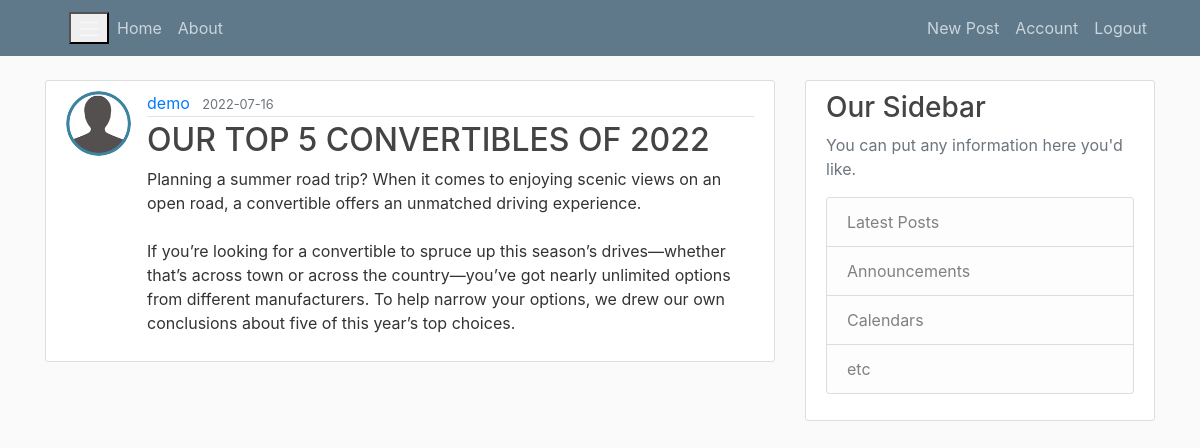
Page /post/6 (signed in) on the committed database.
### flaskblog/models.py (models this page shows, shortened)
class User(db.Model, UserMixin):
    id = db.Column(db.Integer, primary_key=True)
    username = db.Column(db.String(20), unique=True, nullable=False)
    email = db.Column(db.String(120), unique=True, nullable=False)
    image_file = db.Column(db.String(20), nullable=False, default='default.png')
    password = db.Column(db.String(60), nullable=False)
    posts = db.relationship('Post', backref='author', lazy=True)

class Post(db.Model):
    id = db.Column(db.Integer, primary_key=True)
    title = db.Column(db.String(100), unique=True, nullable=False)
    date_posted = db.Column(db.DateTime, nullable=False, default=datetime.utcnow)
    content = db.Column(db.Text, nullable=False)
    user_id = db.Column(db.Integer, db.ForeignKey('user.id'), nullable=False)

### flaskblog/routes.py (the view)
@app.route("/post/<int:post_id>", methods=["GET", "POST"])
@login_required
def post(post_id):
    post = Post.query.get_or_404(post_id)
    return render_template('post.html', title=post.title, post=post)

### flaskblog/models.py (called while the page is built)
@login_manager.user_loader
def load_user(user_id):
    return User.query.get(int(user_id))

### flaskblog/templates/post.html (shortened to what this page needs)
{% extends "layout.html" %}
{% block content %}
  <article class="media content-section">
    <img class="rounded-circle article-img" src="{{ url_for('static', filename='profile_pics/' + post.author.image_file) }}">
    <div class="media-body">
      <div class="article-metadata">
        <a class="mr-2" href="{{ url_for('user_posts', username=post.author.username) }}">{{ post.author.username }}</a>
        <small class="text-muted">{{ post.date_posted.strftime('%Y-%m-%d') }}</small>
      </div>
      <h2 class="article-title">{{ post.title }}</h2>
      <p class="article-content">{{ post.content }}</p>
    </div>
  </article>
{% endblock content %}

### flaskblog/static/main.css (style rules this page uses)
body { background: #fafafa; color: #333333; margin-top: 5rem; }
h1, h2, h3, h4, h5, h6 { color: #444444; }
.content-section { background: #ffffff; padding: 10px 20px; border: 1px solid #dddddd; border-radius: 3px; margin-bottom: 20px; }
.article-title { color: #444444; }
.article-content { white-space: pre-line; }
.article-img { height: 65px; width: 65px; margin-right: 16px; }
.article-metadata { padding-bottom: 1px; margin-bottom: 4px; border-bottom: 1px solid #e3e3e3 }

### rows in the picture
User: image_file (picture), author.username "demo"
Post: date_posted "2022-07-16", title "OUR TOP 5 CONVERTIBLES OF 2022", content "Planning a summer road trip? When it comes to enjoying scenic views on an open road, a convertible offers an unmatched driving experience. If you’re looking for a convertible to spruce up this season’s drives—whether that’s across town or across the country—you’ve got nearly unlimited options from different manufacturers. To help narrow your options, we drew our own conclusions about five of this year’s top choices."
